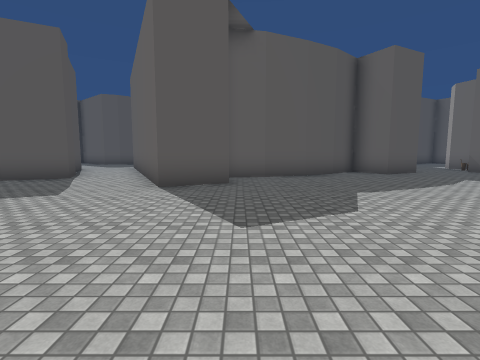
[1] (above)

24 first-person views from a walk through a Unity game level. The camera is 1.5 m above the floor, tilts 6° down and sees 85° across. Doors are open. The floor is counted in squares, 2 m on a side. Each view is taken from the middle of a square. On the plan, view 1 faces up. The plan holds only what a view shows up to about 9 squares ahead; the rest is blank. The place goes on beyond the plan. The player character is not drawn. Some animated figures are not drawn. Some surface patterns are stand-ins.

[2]
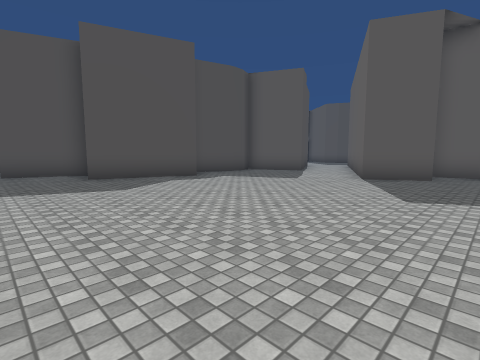

[3]
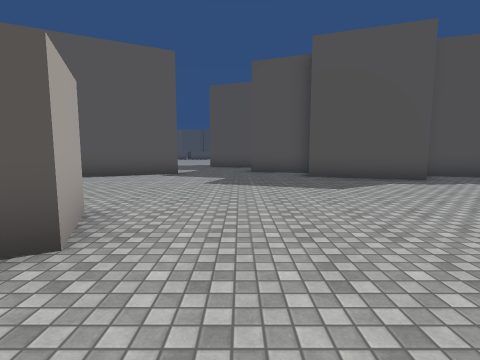

[4]
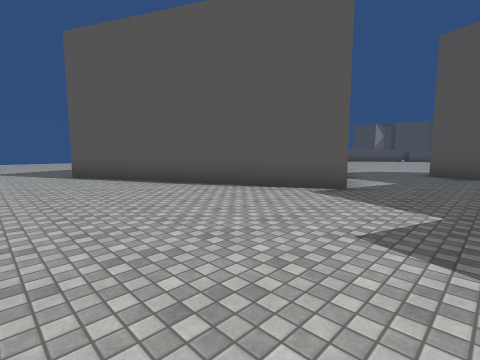

[5]
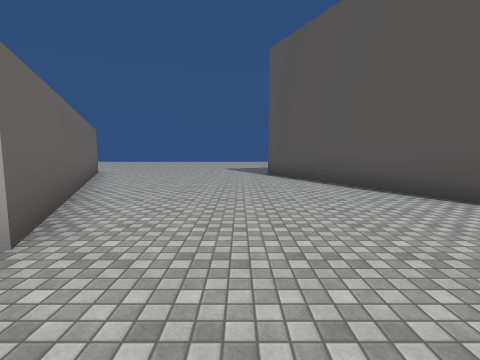

[6]
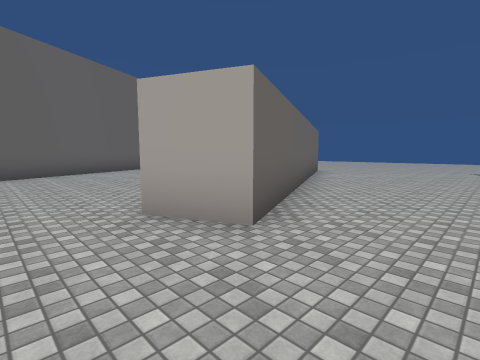

[7]
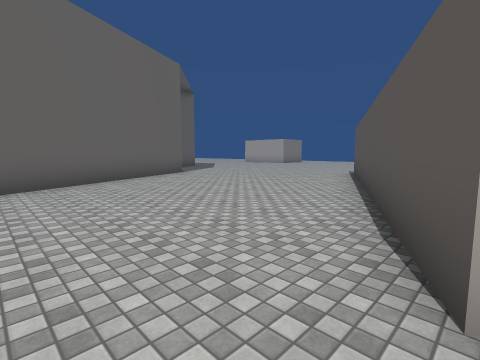

[8]
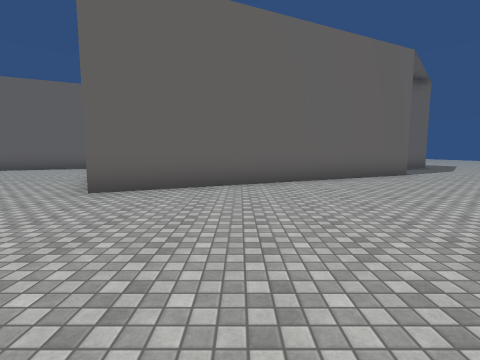

[9]
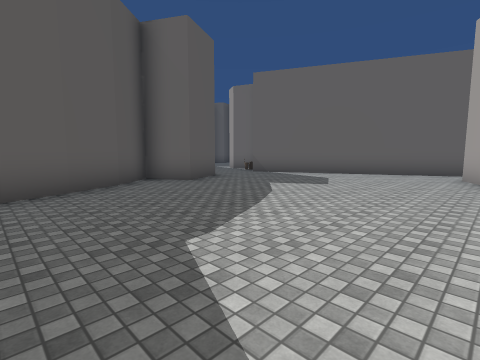

[10]
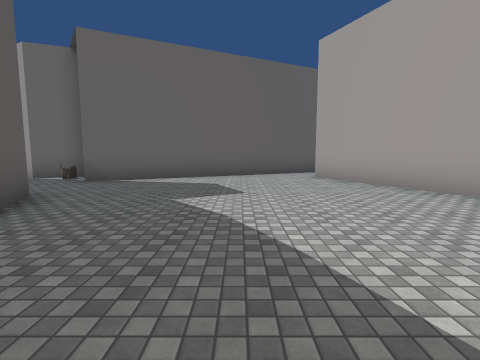

[11]
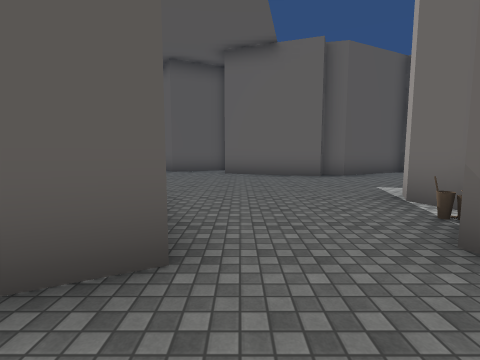

[12]
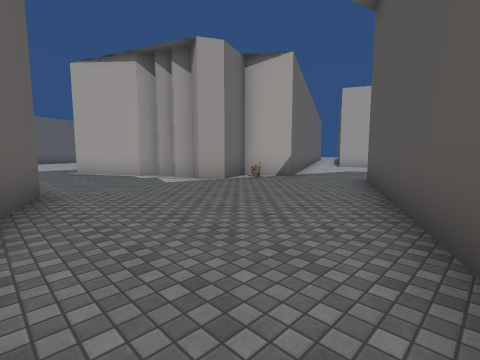

[13]
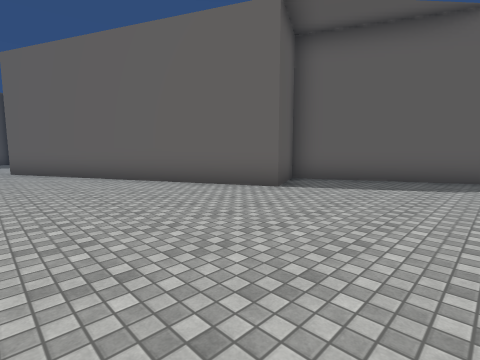

[14]
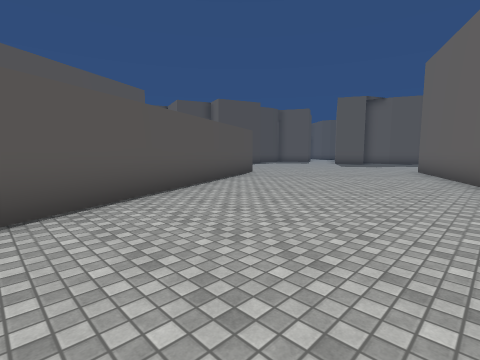

[15]
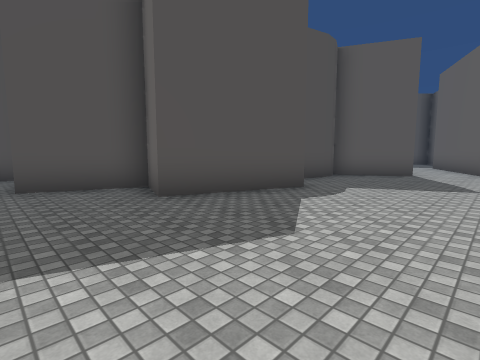

[16]
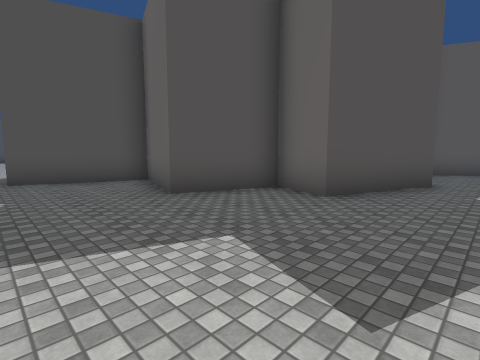

[17]
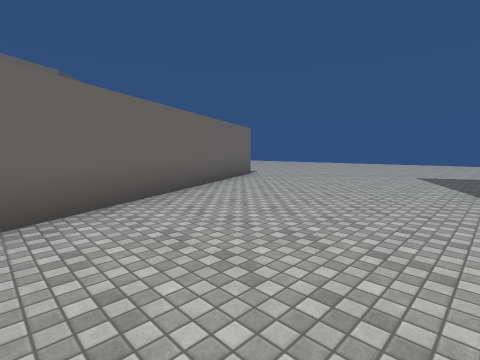

[18]
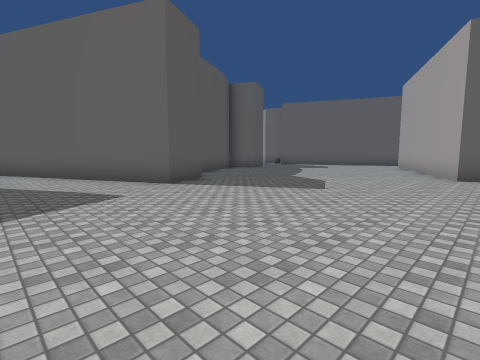

[19]
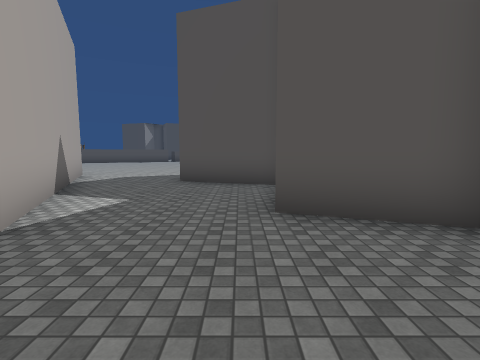

[20]
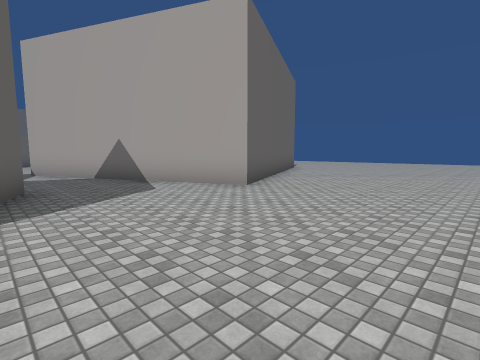

[21]
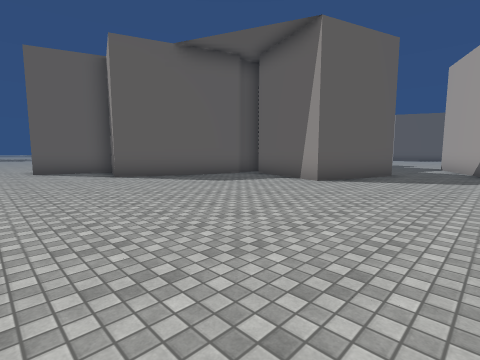

[22]
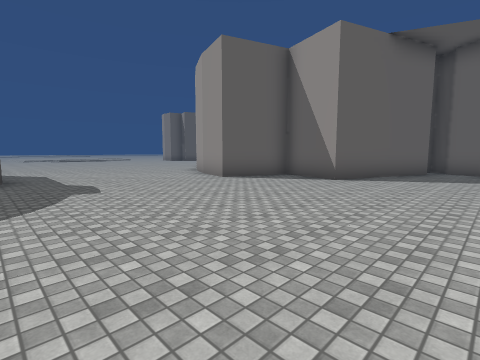

[23]
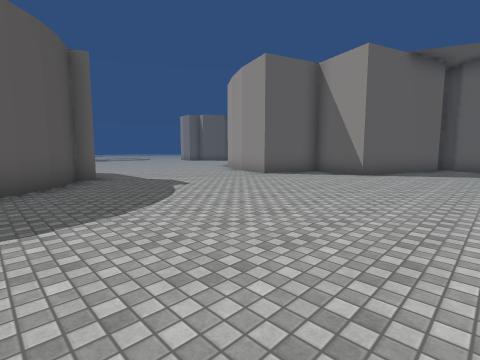

[24]
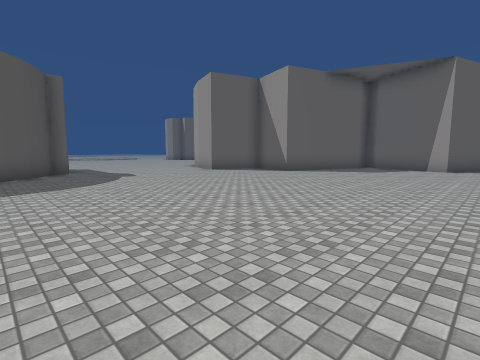

### Floor plan
Points are (right, up) in squares from view 1. A wall is a line through its corners. A room is listed if a view was taken in it or the views show most of it. See-through windows are left out.
Room 1 (views 1, 2, 3, 4, 5, 6, 7, 8, 9, 10, 11, 13, 14, 15, 16, 17, 18, 19)
walls: (-0.2, 6.4) (-1.8, 5.6) (-3.7, 9.6); (-6, 3.1) (-7, 0.2) (-8.4, 0.7) (-9.2, -1.6) (-11.8, -0.7) (-12.8, -3.6); (0.8, 8) (-0.5, 7.8); (-6.7, 5.4) (-7.2, 3.9); (3.4, 9.2) (0.7, 8); (1.2, -11.5) (-2.2, -4) (-0.9, -3.4) (2.6, -11.2); (-5.5, 8.7) (-4.9, 7.6) (-7.1, 6.6) (-6.8, 6) (-6.8, 5.4); (11.7, 3.7) (8.7, 10) (10.1, 10.7) (9.6, 12); (-10.1, -5.1) (-8.3, -4.2) (-5, -11.1); (5.9, 11) (6.5, 9.7) (5.1, 9) (4.4, 10.2) (3.3, 9.2); (11.4, -10.7) (9.5, -6.7) (7.7, -7.5) (3.8, 0.8) (10, 3.7)
ways out: opening at (8, 11) to room 2; opening at (-11.5, -4) to room 3; opening at (-4, 9)
objects: other object (9, 11)
Room 2 (view 12)
walls: (9.6, 16.3) (7.4, 17.1); (9.6, 12) (9.9, 12.7) (10.7, 12.3) (11.1, 12.8); (11.4, 17) (10.4, 16.6) (9.7, 16.8); (4, 15) (5.9, 11); (11.3, 12.6) (11.6, 13.1); (11.9, 12.8) (12.2, 13.3)
ways out: opening at (8, 11) to room 1
Room 3 (views 20, 21, 22, 23, 24)
walls: (-15.2, 0.8) (-19.1, 2.2) (-18.5, 4.2) (-20.7, 5) (-20.3, 6.3); (-25.8, 6.6) (-26.2, 6.8) (-26.6, 5.9); (-26.6, 6) (-27, 5.4); (-26.9, 5.6) (-27.6, 5); (-27.4, 5.1) (-27.9, 4.8); (-12.8, -3.6) (-15.7, -2.6) (-14.7, 0.4); (-13.5, -10.3) (-14.9, -7.4) (-10.1, -5.1)
ways out: opening at (-11.5, -4) to room 1

Positions as (right, up) in squares from view 1, and headings:
1: (0, 0), facing up
2: (1, -2), facing up-left
3: (1, -2), facing left
4: (-3, -2), facing down-left
5: (-4, -2), facing down
6: (-4, -2), facing down-right
7: (-1, -2), facing down-right
8: (-1, -2), facing right
9: (1, 3), facing up-right
10: (2, 6), facing right
11: (7, 8), facing up
12: (4, 17), facing down-right
13: (3, -11), facing up-right
14: (6, -11), facing up-left
15: (-3, -2), facing up-left
16: (-5, -4), facing up-left
17: (-5, -5), facing down-right
18: (-5, 0), facing up-right
19: (-6, -2), facing left
20: (-19, -3), facing down-right
21: (-22, -6), facing up-right
22: (-26, -1), facing up-right
23: (-28, -1), facing up-right
24: (-28, -4), facing up-right
